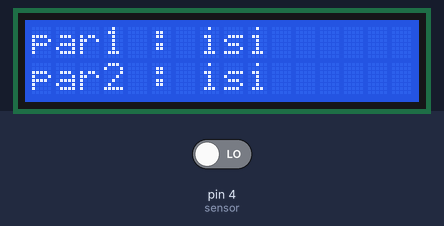
The sketch below on a simulated Arduino Uno, built with avr-gcc and run on an emulated ATmega328P. On the bench: 16×2 character LCD. The inputs (shaded band) are chosen by the test bench; at power-on: pin 4 (sensor) LOW.

Above: at 1.2 s.
1.3 s: pin 4 (sensor) driven HIGH
At 2.2 s:
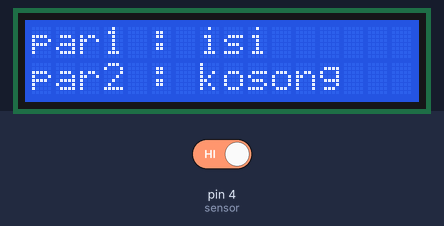
2.8 s: pin 4 (sensor) driven LOW
At 3.4 s:
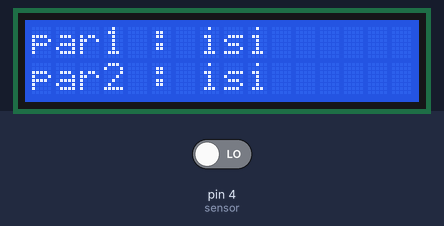
Timing chart, 0 to 5.8 s (numbered marks = the images above; inputs shaded):
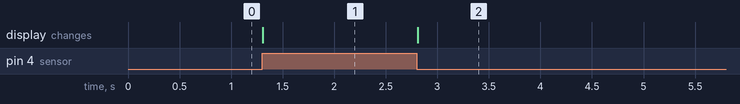

Measured:
- after the input at 1.3 s, the display: changes at once (image 1)
- after the input at 2.8 s, the display: changes at once (image 2)

The sketch:

09_IR_Sensor.ino
```cpp
#include <Wire.h>
#include <LiquidCrystal_I2C.h>

const int sensor = 4;
LiquidCrystal_I2C lcd(0x27, 16, 2);

void setup() {
  pinMode(sensor, INPUT);

  lcd.begin();
  lcd.backlight();

  lcd.setCursor(0,0);
  lcd.print("par1 : isi");
  lcd.setCursor(0,1);
  lcd.print("par2 :");
}

void loop() {
  lcd.setCursor(7,1);

  if(digitalRead(sensor)) {
    lcd.print("kosong ");
  } else {
    lcd.print("isi   ");
  }

}
```
